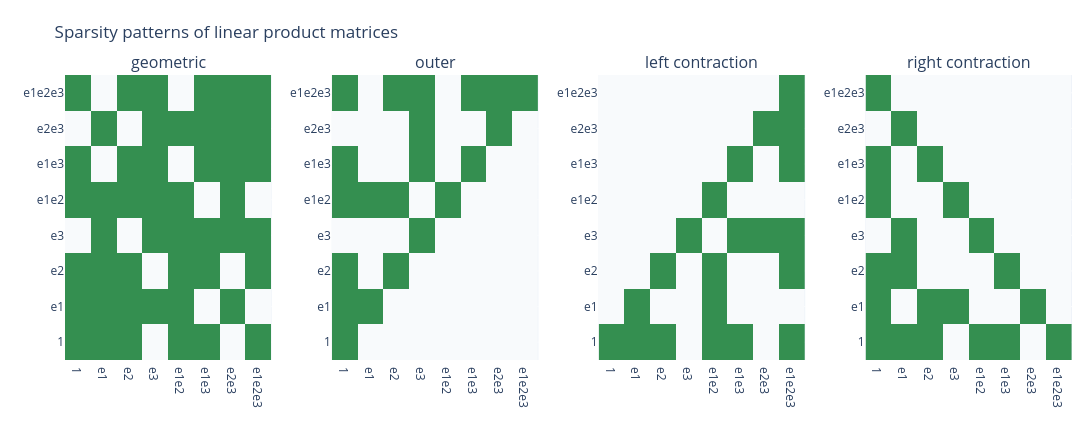

The notebook cell this image was saved under:
### Markdown cell above
## Product Tables, Sparse Patterns, And The First Column Test

The geometric product matrix is the broadest of the linear product matrices. The outer product, left contraction, right contraction, scalar product, and commutator product can all be built by changing which grade parts survive. This is why their matrices look like the geometric product matrix with systematic zeros inserted.

Three structural tests are especially good for implementation work. First, the first column of the geometric product matrix for `A` is `A`, because multiplying on the right by the scalar basis blade `1` returns `A`. Second, the same first-column test holds for the outer product with scalar `1`. Third, it does not hold for the left contraction: only the scalar part of `A` can contract into a scalar on the right. These tests catch basis-order mistakes quickly.

The outer product has another visual signature. With grade-ordered coordinates, it is lower triangular: a left factor of positive grade can only move the right input to a higher grade, while a scalar left factor stays on the diagonal. This lower-triangular pattern is a coordinate shadow of the fact that the outer product builds higher-grade blades.

### Code cell
matrices = {
    "geometric": algebra.left_operator_matrix(A, kind="geometric"),
    "outer": algebra.left_operator_matrix(A, kind="outer"),
    "left contraction": algebra.left_operator_matrix(A, kind="left_contraction"),
    "right contraction": algebra.left_operator_matrix(A, kind="right_contraction"),
}
sparsity_path = save_plotly_html(
    sparsity_comparison_figure(algebra, matrices),
    FIGURES / "product-matrix-sparsity.html",
)

density_rows = [
    {
        "kind": kind,
        "nonzeros": int(np.count_nonzero(np.abs(matrix) > EPS)),
        "density": round(matrix_density(matrix), 4),
    }
    for kind, matrix in matrices.items()
]
density_path = save_json(density_rows, TABLES / "product-matrix-density.json")

scalar_column = algebra.index(0)
expected_left_contraction_first_column = np.zeros(algebra.size)
expected_left_contraction_first_column[algebra.index(0)] = A[algebra.index(0)]
assert np.allclose(matrices["geometric"][:, scalar_column], A)
assert np.allclose(matrices["outer"][:, scalar_column], A)
assert np.allclose(matrices["left contraction"][:, scalar_column], expected_left_contraction_first_column)
assert np.count_nonzero(np.abs(np.triu(matrices["outer"], k=1)) > EPS) == 0

display(Markdown(markdown_table(density_rows, ["kind", "nonzeros", "density"])))
print(rel(sparsity_path))
print(rel(density_path))
sparsity_comparison_figure(algebra, matrices)

### Figure 1 — Plotly figure (JSON) as saved in the notebook; plotly's stock layout.template omitted (floating-point values rounded to 4 significant figures)
{"data": [{"colorscale": [[0.0, "#f8fafc"], [1.0, "#348f50"]], "hovertemplate": "row %{y}<br>col %{x}<br>nonzero %{z}<extra></extra>", "showscale": false, "type": "heatmap", "x": ["1", "e1", "e2", "e3", "e1e2", "e1e3", "e2e3", "e1e2e3"], "xaxis": "x", "y": ["1", "e1", "e2", "e3", "e1e2", "e1e3", "e2e3", "e1e2e3"], "yaxis": "y", "z": [[1.0, 1.0, 1.0, 0.0, 1.0, 1.0, 0.0, 1.0], [1.0, 1.0, 1.0, 1.0, 1.0, 0.0, 1.0, 0.0], [1.0, 1.0, 1.0, 0.0, 1.0, 1.0, 0.0, 1.0], [0.0, 1.0, 0.0, 1.0, 1.0, 1.0, 1.0, 1.0], [1.0, 1.0, 1.0, 1.0, 1.0, 0.0, 1.0, 0.0], [1.0, 0.0, 1.0, 1.0, 0.0, 1.0, 1.0, 1.0], [0.0, 1.0, 0.0, 1.0, 1.0, 1.0, 1.0, 1.0], [1.0, 0.0, 1.0, 1.0, 0.0, 1.0, 1.0, 1.0]]}, {"colorscale": [[0.0, "#f8fafc"], [1.0, "#348f50"]], "hovertemplate": "row %{y}<br>col %{x}<br>nonzero %{z}<extra></extra>", "showscale": false, "type": "heatmap", "x": ["1", "e1", "e2", "e3", "e1e2", "e1e3", "e2e3", "e1e2e3"], "xaxis": "x2", "y": ["1", "e1", "e2", "e3", "e1e2", "e1e3", "e2e3", "e1e2e3"], "yaxis": "y2", "z": [[1.0, 0.0, 0.0, 0.0, 0.0, 0.0, 0.0, 0.0], [1.0, 1.0, 0.0, 0.0, 0.0, 0.0, 0.0, 0.0], [1.0, 0.0, 1.0, 0.0, 0.0, 0.0, 0.0, 0.0], [0.0, 0.0, 0.0, 1.0, 0.0, 0.0, 0.0, 0.0], [1.0, 1.0, 1.0, 0.0, 1.0, 0.0, 0.0, 0.0], [1.0, 0.0, 0.0, 1.0, 0.0, 1.0, 0.0, 0.0], [0.0, 0.0, 0.0, 1.0, 0.0, 0.0, 1.0, 0.0], [1.0, 0.0, 1.0, 1.0, 0.0, 1.0, 1.0, 1.0]]}, {"colorscale": [[0.0, "#f8fafc"], [1.0, "#348f50"]], "hovertemplate": "row %{y}<br>col %{x}<br>nonzero %{z}<extra></extra>", "showscale": false, "type": "heatmap", "x": ["1", "e1", "e2", "e3", "e1e2", "e1e3", "e2e3", "e1e2e3"], "xaxis": "x3", "y": ["1", "e1", "e2", "e3", "e1e2", "e1e3", "e2e3", "e1e2e3"], "yaxis": "y3", "z": [[1.0, 1.0, 1.0, 0.0, 1.0, 1.0, 0.0, 1.0], [0.0, 1.0, 0.0, 0.0, 1.0, 0.0, 0.0, 0.0], [0.0, 0.0, 1.0, 0.0, 1.0, 0.0, 0.0, 1.0], [0.0, 0.0, 0.0, 1.0, 0.0, 1.0, 1.0, 1.0], [0.0, 0.0, 0.0, 0.0, 1.0, 0.0, 0.0, 0.0], [0.0, 0.0, 0.0, 0.0, 0.0, 1.0, 0.0, 1.0], [0.0, 0.0, 0.0, 0.0, 0.0, 0.0, 1.0, 1.0], [0.0, 0.0, 0.0, 0.0, 0.0, 0.0, 0.0, 1.0]]}, {"colorscale": [[0.0, "#f8fafc"], [1.0, "#348f50"]], "hovertemplate": "row %{y}<br>col %{x}<br>nonzero %{z}<extra></extra>", "showscale": false, "type": "heatmap", "x": ["1", "e1", "e2", "e3", "e1e2", "e1e3", "e2e3", "e1e2e3"], "xaxis": "x4", "y": ["1", "e1", "e2", "e3", "e1e2", "e1e3", "e2e3", "e1e2e3"], "yaxis": "y4", "z": [[1.0, 1.0, 1.0, 0.0, 1.0, 1.0, 0.0, 1.0], [1.0, 0.0, 1.0, 1.0, 0.0, 0.0, 1.0, 0.0], [1.0, 1.0, 0.0, 0.0, 0.0, 1.0, 0.0, 0.0], [0.0, 1.0, 0.0, 0.0, 1.0, 0.0, 0.0, 0.0], [1.0, 0.0, 0.0, 1.0, 0.0, 0.0, 0.0, 0.0], [1.0, 0.0, 1.0, 0.0, 0.0, 0.0, 0.0, 0.0], [0.0, 1.0, 0.0, 0.0, 0.0, 0.0, 0.0, 0.0], [1.0, 0.0, 0.0, 0.0, 0.0, 0.0, 0.0, 0.0]]}], "layout": {"annotations": [{"font": {"size": 16}, "showarrow": false, "text": "geometric", "x": 0.1025, "xanchor": "center", "xref": "paper", "y": 1.0, "yanchor": "bottom", "yref": "paper"}, {"font": {"size": 16}, "showarrow": false, "text": "outer", "x": 0.3675, "xanchor": "center", "xref": "paper", "y": 1.0, "yanchor": "bottom", "yref": "paper"}, {"font": {"size": 16}, "showarrow": false, "text": "left contraction", "x": 0.6325, "xanchor": "center", "xref": "paper", "y": 1.0, "yanchor": "bottom", "yref": "paper"}, {"font": {"size": 16}, "showarrow": false, "text": "right contraction", "x": 0.8975, "xanchor": "center", "xref": "paper", "y": 1.0, "yanchor": "bottom", "yref": "paper"}], "height": 430, "margin": {"b": 70, "l": 65, "r": 20, "t": 75}, "title": {"text": "Sparsity patterns of linear product matrices"}, "width": 1200, "xaxis": {"anchor": "y", "domain": [0.0, 0.205]}, "xaxis2": {"anchor": "y2", "domain": [0.265, 0.47]}, "xaxis3": {"anchor": "y3", "domain": [0.53, 0.735]}, "xaxis4": {"anchor": "y4", "domain": [0.795, 1.0]}, "yaxis": {"anchor": "x", "domain": [0.0, 1.0]}, "yaxis2": {"anchor": "x2", "domain": [0.0, 1.0]}, "yaxis3": {"anchor": "x3", "domain": [0.0, 1.0]}, "yaxis4": {"anchor": "x4", "domain": [0.0, 1.0]}}}
